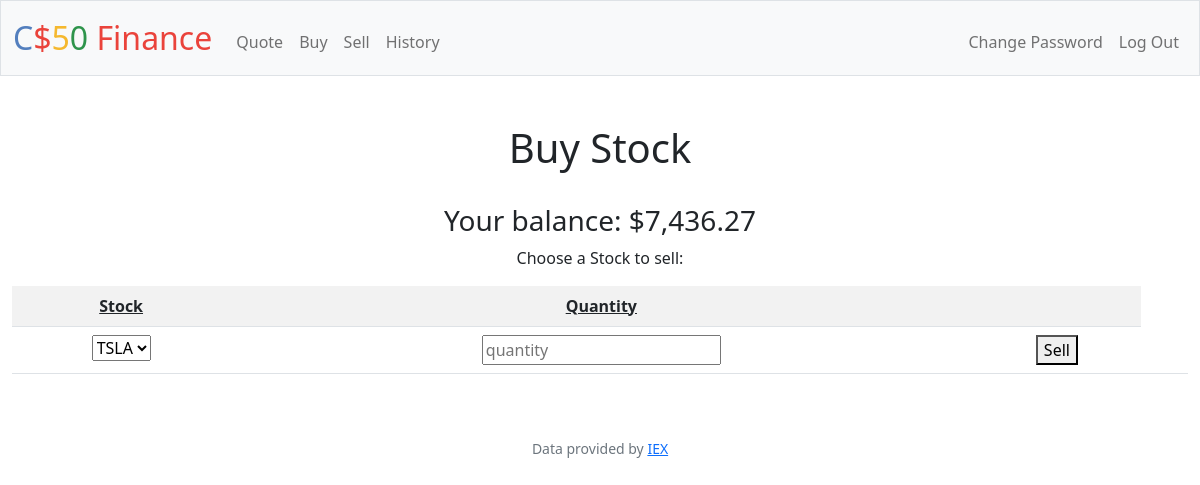
The app's page /sell (signed in), older data.
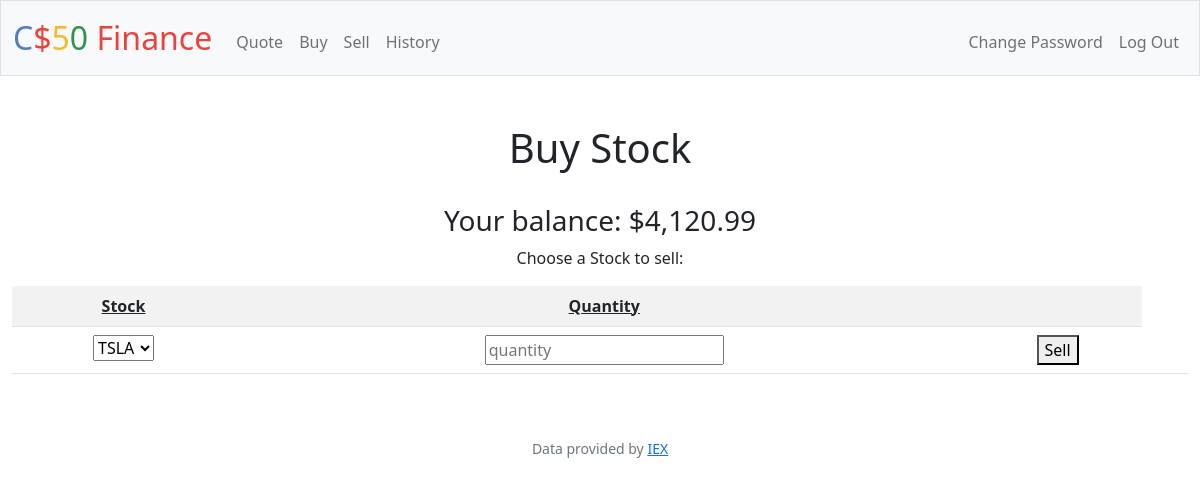
The same page, newer data.
### tables this page shows
CREATE TABLE users (id INTEGER PRIMARY KEY AUTOINCREMENT NOT NULL, username TEXT NOT NULL, hash TEXT NOT NULL, cash NUMERIC NOT NULL DEFAULT 10000.00);

### app.py (the view, shortened to what this page needs)
@app.route("/sell", methods=["GET", "POST"])
@login_required
def sell():
    balance = db.execute(
        "SELECT cash FROM users WHERE id = ?", session["user_id"])
    stocks = db.execute(
        "SELECT stock FROM stocks where person_id = ? AND quantity > 0",  session["user_id"])
    return render_template("sell.html", cash=balance[0]["cash"], stocks=stocks)

### app.py (called while the page is built)
@app.after_request
def after_request(response):
    response.headers["Cache-Control"] = "no-cache, no-store, must-revalidate"
    response.headers["Expires"] = 0
    response.headers["Pragma"] = "no-cache"
    return response

### helpers.py (called while the page is built)
def login_required(f):
    @wraps(f)
    def decorated_function(*args, **kwargs):
        if session.get("user_id") is None:
            return redirect("/login")
        return f(*args, **kwargs)
    return decorated_function

def usd(value):
    return f"${value:,.2f}"

### templates/sell.html (shortened to what this page needs)
{% extends "layout.html"%}
{% block main %}
    <h1> Buy Stock </h1>
    <br>
    <form action="/sell" method="post">
        <h3>Your balance: {{ cash | usd }}</h3>
        <label id="stocks">Choose a Stock to sell:</label>
            <table class="table table-striped">
                <tr>
                    <th class="headings">Stock</th>
                    <th class="headings">Quantity</th>
                    <th> </th>
                </tr>
                <tr>
                    <td>
                        <select id ="sell" name="symbol">
                        {% for stock in stocks %}
                            <option> {{ stock.stock }} </option>
                        {%endfor%}
                        </select>
                    </td>
                    <td>
                        <input id="quanitity" name="shares" type="text" placeholder="quantity">
                    </td>
                    <td>
                        <button type="submit">Sell</button>
                    <td>
                </tr>
            </table>
    </form>
{% endblock %}

### templates/layout.html (shortened to what this page needs)
<!DOCTYPE html>
<html lang="en">
    <head>
        <link href="https://cdn.jsdelivr.net/npm/bootstrap@5.1.3/dist/css/bootstrap.min.css" rel="stylesheet">
        <link href="/static/styles.css" rel="stylesheet">
    </head>
    <body>
        <nav class="bg-light border navbar navbar-expand-md navbar-light">
            <div class="container-fluid">
                <a class="navbar-brand" href="/"><span class="blue">C</span><span class="red">$</span><span class="yellow">5</span><span class="green">0</span> <span class="red">Finance</span></a>
                <div class="collapse navbar-collapse" id="navbar">
                    {% if session["user_id"] %}
                        <ul class="navbar-nav me-auto mt-2">
                            <li class="nav-item"><a class="nav-link" href="/quote">Quote</a></li>
                            <li class="nav-item"><a class="nav-link" href="/buy">Buy</a></li>
                            <li class="nav-item"><a class="nav-link" href="/sell">Sell</a></li>
                            <li class="nav-item"><a class="nav-link" href="/history">History</a></li>
                        </ul>
                        <ul class="navbar-nav ms-auto mt-2">
                            <li class="nav-item"><a class="nav-link" href="/changepassword">Change Password</a></li>
                            <li class="nav-item"><a class="nav-link" href="/logout">Log Out</a></li>
                        </ul>
                    {% else %}
                        <ul class="navbar-nav ms-auto mt-2">
                            <li class="nav-item"><a class="nav-link" href="/register">Register</a></li>
                            <li class="nav-item"><a class="nav-link" href="/login">Log In</a></li>
                        </ul>
                    {% endif %}
                </div>
            </div>
        </nav>
        <main class="container-fluid py-5 text-center">
            {% block main %}{% endblock %}
        </main>
        <footer class="mb-5 small text-center text-muted">
            Data provided by <a href="https://iexcloud.io/">IEX</a>
        </footer>
    </body>
</html>

### static/styles.css (style rules this page uses)
nav .navbar-brand { font-size: xx-large; }
nav .navbar-brand .blue { color: #537fbe; }
nav .navbar-brand .red { color: #ea433b; }
nav .navbar-brand .yellow { color: #f5b82e; }
nav .navbar-brand .green { color: #2e944b; }
.headings { text-decoration: underline; font-weight: bold; }

Row changes from the older to the newer data that the page shows:
changed users: cash "$7,436.27" → "$4,120.99"
